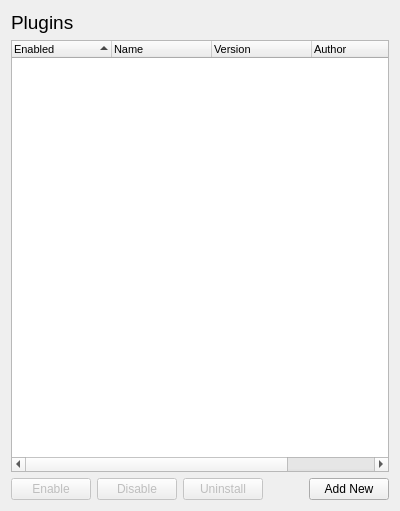
<?xml version="1.0" encoding="UTF-8"?>
<ui version="4.0">
 <class>PluginsPanel</class>
 <widget class="QWidget" name="PluginsPanel">
  <property name="geometry">
   <rect>
    <x>0</x>
    <y>0</y>
    <width>400</width>
    <height>511</height>
   </rect>
  </property>
  <property name="windowTitle">
   <string>Plugins</string>
  </property>
  <layout class="QVBoxLayout" name="verticalLayout">
   <item>
    <widget class="QLabel" name="pluginLabel">
     <property name="font">
      <font>
       <pointsize>14</pointsize>
      </font>
     </property>
     <property name="text">
      <string>Plugins</string>
     </property>
    </widget>
   </item>
   <item>
    <widget class="QTreeWidget" name="pluginList">
     <property name="font">
      <font>
       <pointsize>8</pointsize>
      </font>
     </property>
     <property name="alternatingRowColors">
      <bool>true</bool>
     </property>
     <property name="selectionMode">
      <enum>QAbstractItemView::SingleSelection</enum>
     </property>
     <property name="uniformRowHeights">
      <bool>true</bool>
     </property>
     <property name="itemsExpandable">
      <bool>false</bool>
     </property>
     <property name="sortingEnabled">
      <bool>true</bool>
     </property>
     <property name="expandsOnDoubleClick">
      <bool>false</bool>
     </property>
     <attribute name="headerVisible">
      <bool>true</bool>
     </attribute>
     <column>
      <property name="text">
       <string>Enabled</string>
      </property>
     </column>
     <column>
      <property name="text">
       <string>Name</string>
      </property>
     </column>
     <column>
      <property name="text">
       <string>Version</string>
      </property>
     </column>
     <column>
      <property name="text">
       <string>Author</string>
      </property>
     </column>
     <column>
      <property name="text">
       <string>Description</string>
      </property>
     </column>
    </widget>
   </item>
   <item>
    <widget class="QWidget" name="horizontalWidget" native="true">
     <layout class="QHBoxLayout" name="horizontalLayout">
      <property name="leftMargin">
       <number>0</number>
      </property>
      <property name="topMargin">
       <number>0</number>
      </property>
      <property name="rightMargin">
       <number>0</number>
      </property>
      <property name="bottomMargin">
       <number>0</number>
      </property>
      <item>
       <widget class="QPushButton" name="enableButton">
        <property name="enabled">
         <bool>false</bool>
        </property>
        <property name="text">
         <string>Enable</string>
        </property>
       </widget>
      </item>
      <item>
       <widget class="QPushButton" name="disableButton">
        <property name="enabled">
         <bool>false</bool>
        </property>
        <property name="text">
         <string>Disable</string>
        </property>
       </widget>
      </item>
      <item>
       <widget class="QPushButton" name="uninstallButton">
        <property name="enabled">
         <bool>false</bool>
        </property>
        <property name="text">
         <string>Uninstall</string>
        </property>
        <property name="checkable">
         <bool>false</bool>
        </property>
        <property name="default">
         <bool>false</bool>
        </property>
        <property name="flat">
         <bool>false</bool>
        </property>
       </widget>
      </item>
      <item>
       <spacer name="horizontalSpacer">
        <property name="orientation">
         <enum>Qt::Horizontal</enum>
        </property>
        <property name="sizeHint" stdset="0">
         <size>
          <width>40</width>
          <height>20</height>
         </size>
        </property>
       </spacer>
      </item>
      <item>
       <widget class="QPushButton" name="addButton">
        <property name="enabled">
         <bool>true</bool>
        </property>
        <property name="text">
         <string>Add New</string>
        </property>
       </widget>
      </item>
     </layout>
    </widget>
   </item>
  </layout>
 </widget>
 <resources/>
 <connections/>
</ui>
